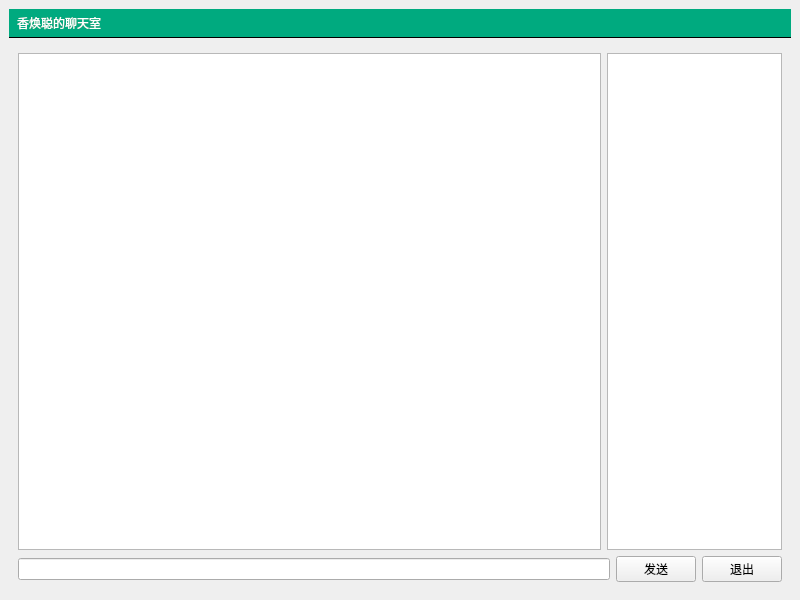
<?xml version="1.0" encoding="UTF-8"?>
<ui version="4.0">
 <class>MainWindow</class>
 <widget class="QMainWindow" name="MainWindow">
  <property name="geometry">
   <rect>
    <x>0</x>
    <y>0</y>
    <width>800</width>
    <height>600</height>
   </rect>
  </property>
  <property name="windowTitle">
   <string>聊天室客户端</string>
  </property>
  <property name="styleSheet">
   <string notr="true">#titleLabel{
background:white;
border:none;
border-bottom:1px solid black;
padding:5px;
font:24pt&quot;黑体&quot;;
color:rgb(255,255,255);
background-color:rgba(0,170,127,255);
}

#mainFrame{
border:none;
background:white;
}

#loginFrame{
background:qlineargradient(x1:0,y1:0,x2:0,y2:1,stop:0 #ddf,stop:1 #aaf);
border:1px solid gray;
padding:10px;
border-radius:25px;
}</string>
  </property>
  <widget class="QWidget" name="centralwidget">
   <layout class="QVBoxLayout" name="verticalLayout">
    <item>
     <widget class="QLabel" name="titleLabel">
      <property name="text">
       <string>香焕聪的聊天室</string>
      </property>
     </widget>
    </item>
    <item>
     <widget class="QStackedWidget" name="StackedWidget">
      <property name="currentIndex">
       <number>1</number>
      </property>
      <widget class="QWidget" name="loginPage">
       <layout class="QGridLayout" name="gridLayout_2">
        <item row="0" column="1">
         <spacer name="verticalSpacer_2">
          <property name="orientation">
           <enum>Qt::Orientation::Vertical</enum>
          </property>
          <property name="sizeHint" stdset="0">
           <size>
            <width>20</width>
            <height>159</height>
           </size>
          </property>
         </spacer>
        </item>
        <item row="1" column="0">
         <spacer name="horizontalSpacer">
          <property name="orientation">
           <enum>Qt::Orientation::Horizontal</enum>
          </property>
          <property name="sizeHint" stdset="0">
           <size>
            <width>221</width>
            <height>20</height>
           </size>
          </property>
         </spacer>
        </item>
        <item row="1" column="1">
         <widget class="QFrame" name="loginFrame">
          <property name="frameShape">
           <enum>QFrame::Shape::StyledPanel</enum>
          </property>
          <property name="frameShadow">
           <enum>QFrame::Shadow::Raised</enum>
          </property>
          <layout class="QVBoxLayout" name="verticalLayout_2">
           <item>
            <layout class="QGridLayout" name="gridLayout">
             <item row="0" column="0">
              <widget class="QLabel" name="label_2">
               <property name="text">
                <string>服务器地址</string>
               </property>
              </widget>
             </item>
             <item row="0" column="1">
              <widget class="QLineEdit" name="serverEdit"/>
             </item>
             <item row="1" column="0">
              <widget class="QLabel" name="label_3">
               <property name="text">
                <string>昵称</string>
               </property>
              </widget>
             </item>
             <item row="1" column="1">
              <widget class="QLineEdit" name="usernameEdit"/>
             </item>
            </layout>
           </item>
           <item>
            <spacer name="verticalSpacer">
             <property name="orientation">
              <enum>Qt::Orientation::Vertical</enum>
             </property>
             <property name="sizeType">
              <enum>QSizePolicy::Policy::Fixed</enum>
             </property>
             <property name="sizeHint" stdset="0">
              <size>
               <width>20</width>
               <height>10</height>
              </size>
             </property>
            </spacer>
           </item>
           <item>
            <widget class="QPushButton" name="loginButton">
             <property name="text">
              <string>登录聊天室</string>
             </property>
            </widget>
           </item>
          </layout>
         </widget>
        </item>
        <item row="1" column="2">
         <spacer name="horizontalSpacer_2">
          <property name="orientation">
           <enum>Qt::Orientation::Horizontal</enum>
          </property>
          <property name="sizeHint" stdset="0">
           <size>
            <width>220</width>
            <height>20</height>
           </size>
          </property>
         </spacer>
        </item>
        <item row="2" column="1">
         <spacer name="verticalSpacer_3">
          <property name="orientation">
           <enum>Qt::Orientation::Vertical</enum>
          </property>
          <property name="sizeHint" stdset="0">
           <size>
            <width>20</width>
            <height>161</height>
           </size>
          </property>
         </spacer>
        </item>
       </layout>
      </widget>
      <widget class="QWidget" name="chatPage">
       <layout class="QVBoxLayout" name="verticalLayout_3">
        <item>
         <layout class="QHBoxLayout" name="horizontalLayout">
          <item>
           <widget class="QTextEdit" name="roomTextEdit">
            <property name="sizePolicy">
             <sizepolicy hsizetype="Expanding" vsizetype="Expanding">
              <horstretch>50</horstretch>
              <verstretch>0</verstretch>
             </sizepolicy>
            </property>
           </widget>
          </item>
          <item>
           <widget class="QListWidget" name="userListWidget">
            <property name="enabled">
             <bool>true</bool>
            </property>
            <property name="sizePolicy">
             <sizepolicy hsizetype="Expanding" vsizetype="Expanding">
              <horstretch>15</horstretch>
              <verstretch>0</verstretch>
             </sizepolicy>
            </property>
           </widget>
          </item>
         </layout>
        </item>
        <item>
         <layout class="QHBoxLayout" name="horizontalLayout_2">
          <item>
           <widget class="QLineEdit" name="sayLineEdit"/>
          </item>
          <item>
           <widget class="QPushButton" name="sayButton">
            <property name="text">
             <string>发送</string>
            </property>
           </widget>
          </item>
          <item>
           <widget class="QPushButton" name="logoutButton">
            <property name="text">
             <string>退出</string>
            </property>
           </widget>
          </item>
         </layout>
        </item>
       </layout>
      </widget>
     </widget>
    </item>
   </layout>
  </widget>
 </widget>
 <resources/>
 <connections/>
</ui>
